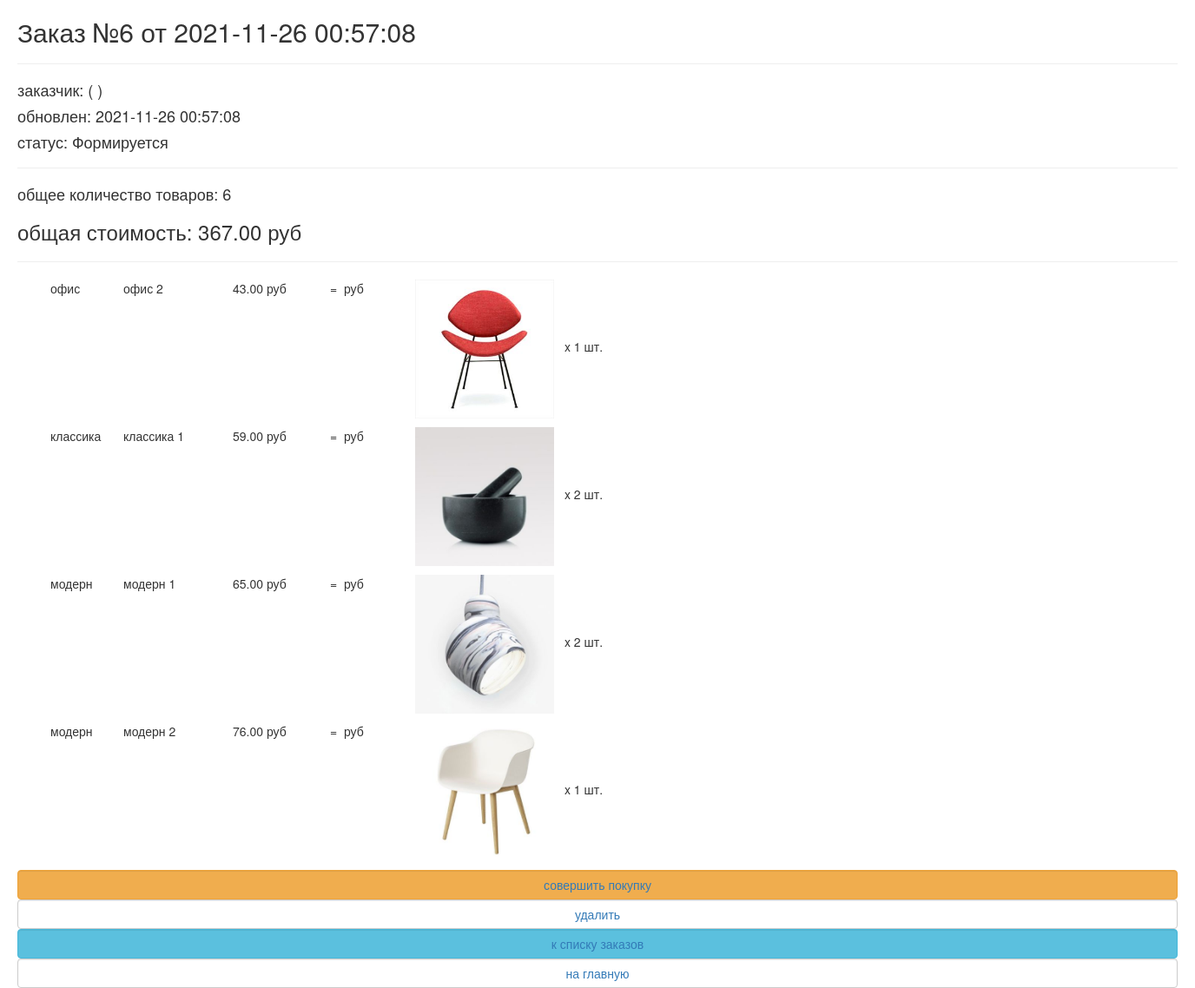
Page /order/read/6/ on the earlier database version.
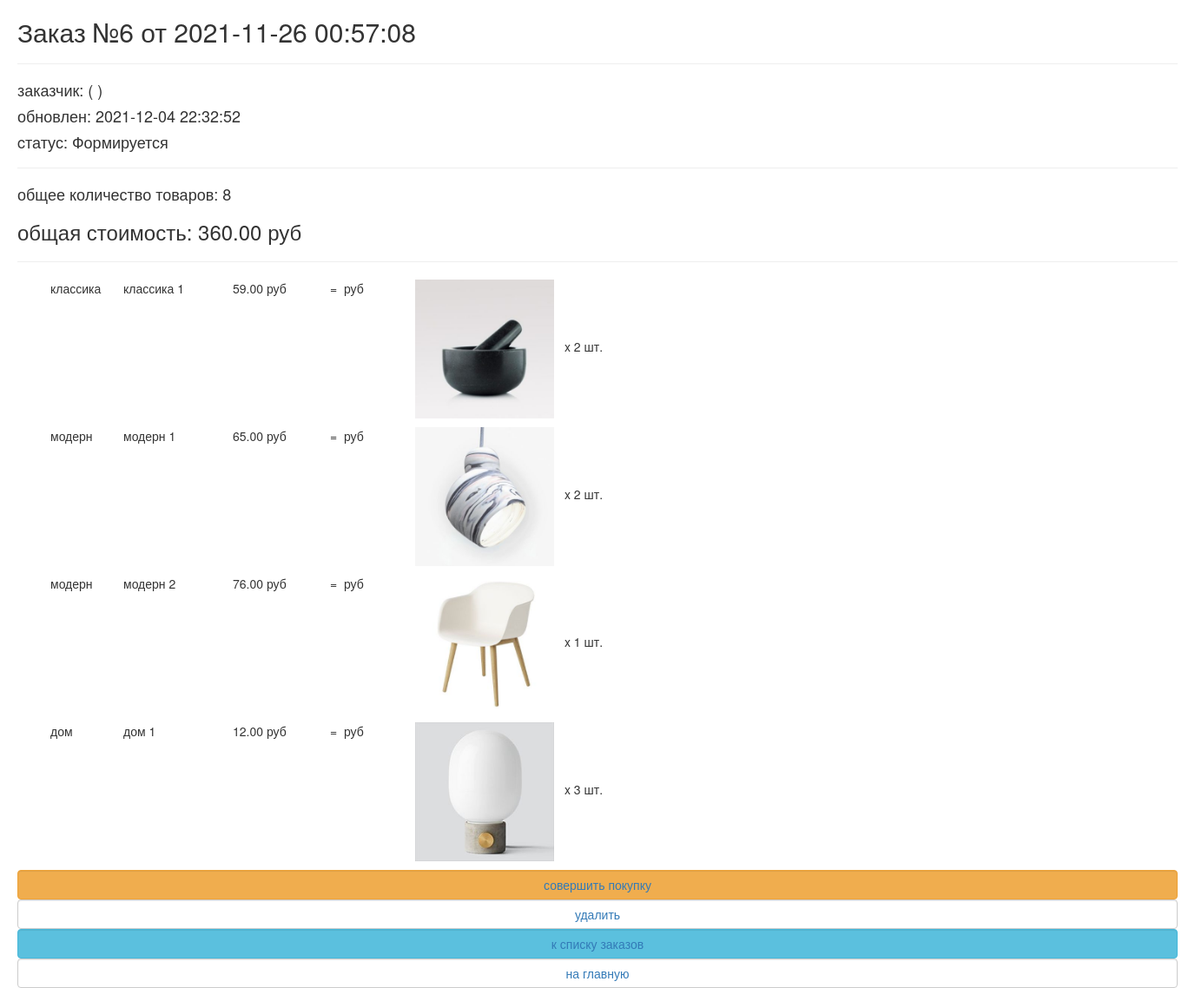
Same page on the later database version.
### ordersapp/models.py (models this page shows, shortened)
class Order(models.Model):
    STATUS_FORMING = 'FM'
    STATUS_SEND_TO_PROCEED = 'STP'
    STATUS_PROCEEDED = 'PRD'
    STATUS_PAID = 'PD'
    STATUS_DONE = 'DN'
    STATUS_CANCELED = 'CN'
    STATUSES = (
        (STATUS_FORMING, 'Формируется'),
        (STATUS_SEND_TO_PROCEED, 'Отправлен на обработку'),
        (STATUS_PROCEEDED, 'Обработан'),
        (STATUS_PAID, 'Оплачен'),
        (STATUS_DONE, 'Готов'),
        (STATUS_CANCELED, 'Отменён')
    )
    user = models.ForeignKey(settings.AUTH_USER_MODEL, on_delete=models.CASCADE)
    status = models.CharField(choices=STATUSES, default=STATUS_FORMING, max_length=3, verbose_name='статус')
    is_active = models.BooleanField(default=True, verbose_name='активен')
    created_at = models.DateTimeField(auto_now_add=True)
    updated_at = models.DateTimeField(auto_now=True)
    def get_total_quantity(self):
        _items = self.orderitems.select_related()
        return sum(list(map(lambda x: x.quantity, _items)))
    def get_total_cost(self):
        _items = self.orderitems.select_related()
        return sum(list(map(lambda x: x.product_cost, _items)))

class OrderItem(models.Model):
    order = models.ForeignKey(Order, on_delete=models.CASCADE, related_name='orderitems')
    product = models.ForeignKey(Product, on_delete=models.CASCADE, verbose_name='Продукт')
    quantity = models.PositiveSmallIntegerField(default=0, verbose_name='Колличество')
    @property
    def product_cost(self):
        return self.product.price * self.quantity

### mainapp/models.py (models this page shows, shortened)
class Product(models.Model):
    category = models.ForeignKey(ProductCategory, on_delete=models.CASCADE, verbose_name='категория')
    name = models.CharField(max_length=128, verbose_name='название')
    image = models.ImageField(upload_to='products', blank=True, verbose_name='картинка')
    short_desc = models.CharField(max_length=255, blank=True, verbose_name='краткое описание')
    description = models.TextField(blank=True, verbose_name='описание')
    price = models.DecimalField(max_digits=10, decimal_places=2, default=0, verbose_name='цена')
    quantity = models.PositiveIntegerField(default=0, verbose_name='количество на складе')
    is_active = models.BooleanField(default=True)

class ProductCategory(models.Model):
    name = models.CharField(max_length=64, unique=True, verbose_name='название')
    description = models.TextField(blank=True, verbose_name='описание')
    is_active = models.BooleanField(default=True)
    class Meta:
        verbose_name='категория'
        verbose_name_plural='категории'

### ordersapp/views.py (the view)
# urls.py: path('read/<pk>/', ordersapp.OrderReadView.as_view(), name='read'),
class OrderReadView(DetailView):
    model = Order
    def get_context_data(self, **kwargs):
        context = super(OrderReadView, self).get_context_data(**kwargs)
        context['title'] = 'заказ/просмотр'
        return context

### mainapp/context_processors.py (called while the page is built)
def basket(request):
    basket_items = []
    if request.user.is_authenticated:
        basket_items = Basket.objects.filter(user=request.user)
    return {
        'basket': basket_items
    }

### ordersapp/templates/ordersapp/order_detail.html
{% extends "ordersapp/base.html" %}
{% load static %}
{% load my_tags %}
{% block content %}
   {% include 'ordersapp/includes/inc_order_summary.html' %}
   <div class="basket_list">
       {% for item in object.orderitems.select_related %}
           <div class="basket_record">
               <img src="/media/{{ item.product.image }}"
                    alt="{{ item.product.short_desc }}"
                    style="height: 20vh;">
               <span class="category_name">
                   {{ item.product.category.name }}
               </span>
               <span class="product_name">{{ item.product.name }}</span>
               <span class="product_price">
                   {{ item.product.price }}&nbspруб
               </span>
               <span class="product_cost">
                    = {{ item.get_product_cost }}&nbspруб
               </span>
               <span class="product_quantitiy" style="margin-left: 1vh;">
                   x {{ item.quantity }} шт.
               </span>
           </div>
       {% endfor %}
   </div>
   {% include 'ordersapp/includes/inc_order_actions.html' %}
{% endblock %}

### ordersapp/templates/ordersapp/base.html (shortened to what this page needs)
<!DOCTYPE html>
{% load static %}
<html>
<head>
   {% block css %}
       <link rel="stylesheet" type="text/css" href="{% static 'css/bootstrap.min.css' %}">
       <link rel="stylesheet" type="text/css" href="{% static 'css/style.css' %}">
       <link rel="stylesheet" href="{% static 'fonts/font-awesome/css/font-awesome.css' %}">
   {% endblock %}
</head>
<body>
  <div class="container">
       {% block content %}
       {% endblock %}
  </div>
</body>
</html>

### ordersapp/templates/ordersapp/includes/inc_order_summary.html (shortened to what this page needs)
{% if object %}
   <div class="h2">Заказ №{{ object.pk }} от {{ object.created_at|date:"Y-m-d H:i:s" }}</div>
   <hr>
   <div class="h4">заказчик: {{ user.username }} ({{ user.last_name }} {{ user.first_name }}) </div>
   <div class="h4">обновлен: {{ object.updated_at|date:"Y-m-d H:i:s" }}</div>
   <div class="h4">cтатус: {{ object.get_status_display }}</div>
   <hr>
   <div class="h4">
       общее количество товаров: <span class="order_total_quantity">{{ object.get_total_quantity }}</span>
   </div>
   <div class="h3">
       общая стоимость: <span class="order_total_cost">{{ object.get_total_cost }}</span> руб
   </div>
{% endif %}
<hr>

### ordersapp/templates/ordersapp/includes/inc_order_actions.html
{% if object.status == 'FM' %}
   <button class="btn btn-warning btn-round form-control last">
       <a href="{% url 'ordersapp:forming_cancel' object.pk %}">
           совершить покупку
       </a>
   </button>
   <button class="btn btn-default btn-round form-control last">
       <a href="{% url 'ordersapp:delete' object.pk %}">удалить</a>
   </button>
{% endif %}
<button class="btn btn-info btn-round form-control last">
   <a href="{% url 'order:list' %}">
       к списку заказов
   </a>
</button>
<button class="btn btn-default btn-round form-control last">
   <a href="{% url 'index' %}">на главную</a>
</button>

### static/css/style.css (style rules this page uses)
* { margin: 0; padding: 0; }
body { new_product font-family: 'Montserrat', sans-serif; }
html, body { height: 100%; }
.basket_list { margin: 0 10px; }
.basket_list span.category_name { margin-left: 2em; width: 5em; position: relative; display: block; float: left; }
.basket_list span.product_name { margin-left: 1em; width: 8em; position: relative; display: block; float: left; }
.basket_list span.product_price { margin-left: 1em; width: 7em; position: relative; display: block; float: left; }
.basket_list span.product_cost { margin-left: 1em; width: 7em; position: relative; display: block; float: left; }
.basket_list .basket_record { position: relative; display: block; height: 170px; float: none; }
.container { width: 1366px; margin: 0 auto; min-height: 100%; }

Differences in the rows shown:
removed OrderItem: product.image (picture), product.category.name "офис", product.name "офис 2", product.price "43.00", quantity "1"
changed Order "Формируется": updated_at "2021-11-26 00:57:08" → "2021-12-04 22:32:52"; get_total_quantity "6" → "8"; get_total_cost "367.00" → "360.00"
added OrderItem: product.image (picture), product.category.name "дом", product.name "дом 1", product.price "12.00", quantity "3"
